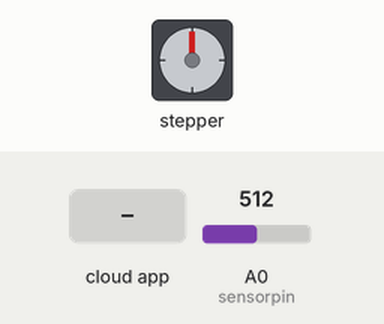
Simulated run of this sketch. Board: Arduino Uno, built with avr-gcc and run on an emulated ATmega328P. On the bench: stepper motor. Inputs (shaded band) come from the test bench; at power-on: A0 (sensorpin) = 512. The ROS host is connected and sends only what is stated; stepper angles assume 2048 steps per turn.

Above: at 1.3 s.
1.4 s: the phone or cloud app sets command to -100
At 1.65 s:
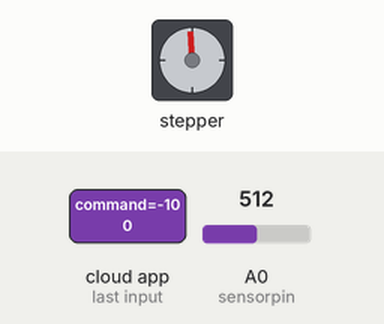
At 2.27 s:
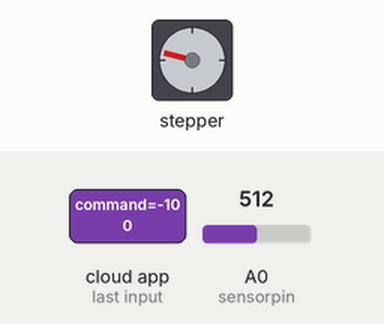
Timing chart, 0 to 19.4 s (numbered marks = the images above; inputs shaded):
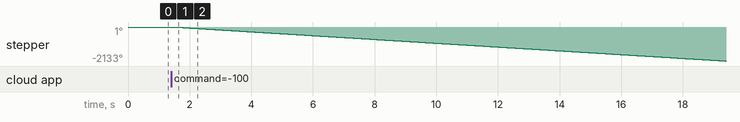

The sketch:

WaterLevel-pub_StepperMotor-sub.ino
```cpp
#include <ros.h>
#include <std_msgs/Int32.h>
#include <std_msgs/Float64.h>
#include <Stepper.h>
Stepper Schrittmotor(2048, 3,4,5,6);
int steps;
int sensorpin = A0;
int sensorval = 0;


ros::NodeHandle  nh;


void messageCb( const std_msgs::Float64& msg){
   Schrittmotor.step(msg.data * 1028 / M_PI);
 }


ros::Subscriber<std_msgs::Float64> sub("water_maxi_joint1_controller/command", &messageCb);


std_msgs::Int32 str_msg;
ros::Publisher level_sensor("level_sensor", &str_msg);

char SensorVal = sensorval;

void setup()
{
  Schrittmotor.setSpeed(20);
  nh.initNode();
  nh.advertise(level_sensor);
  nh.subscribe(sub);
}

void loop()
{
  sensorval = analogRead(sensorpin);
  str_msg.data = sensorval;
  level_sensor.publish( &str_msg );
  nh.spinOnce();
  delay(500);
}
```

Measured:
- after the input at 1.4 s, stepper: keeps turning counter-clockwise at about 119°/s, starting after 0.11 s
